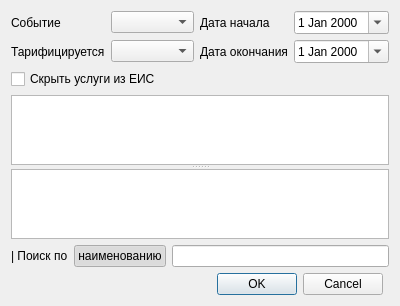
<?xml version="1.0" encoding="UTF-8"?>
<ui version="4.0">
 <class>ServiceSelectedDialog</class>
 <widget class="QDialog" name="ServiceSelectedDialog">
  <property name="geometry">
   <rect>
    <x>0</x>
    <y>0</y>
    <width>400</width>
    <height>304</height>
   </rect>
  </property>
  <property name="windowTitle">
   <string>Выберите услуги</string>
  </property>
  <layout class="QGridLayout" name="gridLayout_3">
   <item row="2" column="0" colspan="2">
    <layout class="QHBoxLayout" name="horizontalLayout">
     <item>
      <widget class="QLabel" name="lblFindByCode">
       <property name="sizePolicy">
        <sizepolicy hsizetype="Maximum" vsizetype="Preferred">
         <horstretch>0</horstretch>
         <verstretch>0</verstretch>
        </sizepolicy>
       </property>
       <property name="text">
        <string>| Поиск по</string>
       </property>
      </widget>
     </item>
     <item>
      <widget class="QPushButton" name="btnSearchMode">
       <property name="text">
        <string>наименованию</string>
       </property>
       <property name="checkable">
        <bool>true</bool>
       </property>
       <property name="checked">
        <bool>true</bool>
       </property>
      </widget>
     </item>
     <item>
      <widget class="QLineEdit" name="edtFindByCode">
       <property name="sizePolicy">
        <sizepolicy hsizetype="Expanding" vsizetype="Fixed">
         <horstretch>0</horstretch>
         <verstretch>0</verstretch>
        </sizepolicy>
       </property>
      </widget>
     </item>
    </layout>
   </item>
   <item row="0" column="0" rowspan="2" colspan="2">
    <layout class="QGridLayout" name="gridLayout_2">
     <item row="0" column="0">
      <layout class="QGridLayout" name="gridLayout">
       <item row="0" column="0">
        <widget class="QLabel" name="label">
         <property name="text">
          <string>Событие</string>
         </property>
        </widget>
       </item>
       <item row="0" column="4">
        <widget class="QLabel" name="label_3">
         <property name="text">
          <string>Дата начала</string>
         </property>
        </widget>
       </item>
       <item row="0" column="5">
        <widget class="CDateEdit" name="edtBegDate">
         <property name="calendarPopup">
          <bool>true</bool>
         </property>
        </widget>
       </item>
       <item row="1" column="5">
        <widget class="CDateEdit" name="edtEndDate">
         <property name="calendarPopup">
          <bool>true</bool>
         </property>
        </widget>
       </item>
       <item row="2" column="0" colspan="3">
        <widget class="QCheckBox" name="chkNotEIS">
         <property name="text">
          <string>Скрыть услуги из ЕИС</string>
         </property>
        </widget>
       </item>
       <item row="1" column="0">
        <widget class="QLabel" name="label_2">
         <property name="text">
          <string>Тарифицируется</string>
         </property>
        </widget>
       </item>
       <item row="1" column="4">
        <widget class="QLabel" name="label_4">
         <property name="text">
          <string>Дата окончания</string>
         </property>
        </widget>
       </item>
       <item row="1" column="1" colspan="2">
        <widget class="QComboBox" name="cmbTariffType"/>
       </item>
       <item row="0" column="1" colspan="2">
        <widget class="CRBComboBox" name="cmbEventType"/>
       </item>
      </layout>
     </item>
     <item row="1" column="0">
      <widget class="QSplitter" name="splitter">
       <property name="orientation">
        <enum>Qt::Vertical</enum>
       </property>
       <widget class="CInDocTableView" name="tblSelectedService"/>
       <widget class="CTableView" name="tblService"/>
      </widget>
     </item>
    </layout>
   </item>
   <item row="3" column="0">
    <widget class="QDialogButtonBox" name="buttonBox">
     <property name="orientation">
      <enum>Qt::Horizontal</enum>
     </property>
     <property name="standardButtons">
      <set>QDialogButtonBox::Cancel|QDialogButtonBox::Ok</set>
     </property>
    </widget>
   </item>
  </layout>
 </widget>
 <customwidgets>
  <customwidget>
   <class>CTableView</class>
   <extends>QTableView</extends>
   <header>library/TableView.h</header>
  </customwidget>
  <customwidget>
   <class>CRBComboBox</class>
   <extends>QComboBox</extends>
   <header>library/crbcombobox.h</header>
  </customwidget>
  <customwidget>
   <class>CDateEdit</class>
   <extends>QDateEdit</extends>
   <header>library/DateEdit.h</header>
  </customwidget>
  <customwidget>
   <class>CInDocTableView</class>
   <extends>QTableView</extends>
   <header>library/InDocTable.h</header>
  </customwidget>
 </customwidgets>
 <resources/>
 <connections>
  <connection>
   <sender>buttonBox</sender>
   <signal>accepted()</signal>
   <receiver>ServiceSelectedDialog</receiver>
   <slot>accept()</slot>
   <hints>
    <hint type="sourcelabel">
     <x>248</x>
     <y>254</y>
    </hint>
    <hint type="destinationlabel">
     <x>157</x>
     <y>274</y>
    </hint>
   </hints>
  </connection>
  <connection>
   <sender>buttonBox</sender>
   <signal>rejected()</signal>
   <receiver>ServiceSelectedDialog</receiver>
   <slot>reject()</slot>
   <hints>
    <hint type="sourcelabel">
     <x>316</x>
     <y>260</y>
    </hint>
    <hint type="destinationlabel">
     <x>286</x>
     <y>274</y>
    </hint>
   </hints>
  </connection>
 </connections>
</ui>
